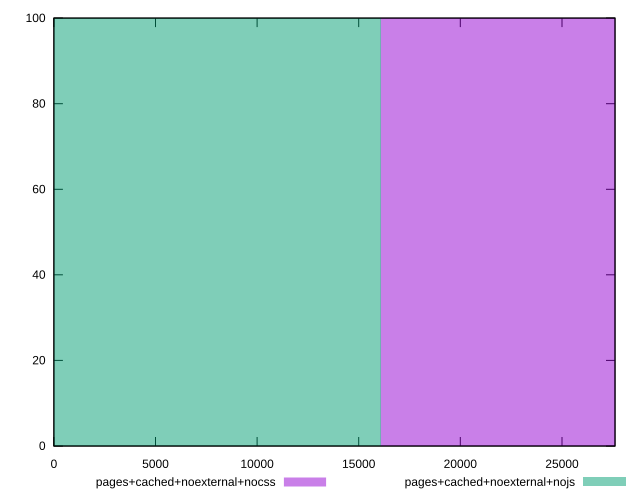

Generate this figure with gnuplot:
reset
set terminal svg size 640, 500 enhanced background rgb 'white'
set output "reprap/uses-webp-images/comparison/histogram/9_vs_10.svg"

$pagesCachedNoexternalNocss <<EOF
32101.438720310958 100
EOF

$pagesCachedNoexternalNojs <<EOF
0 100
EOF

set key outside below
set boxwidth 32101.438720310958
set yrange [0:100]
set style fill transparent solid 0.5 noborder

plot \
  $pagesCachedNoexternalNocss title "pages+cached+noexternal+nocss" with boxes, \
  $pagesCachedNoexternalNojs title "pages+cached+noexternal+nojs" with boxes, \


reset
